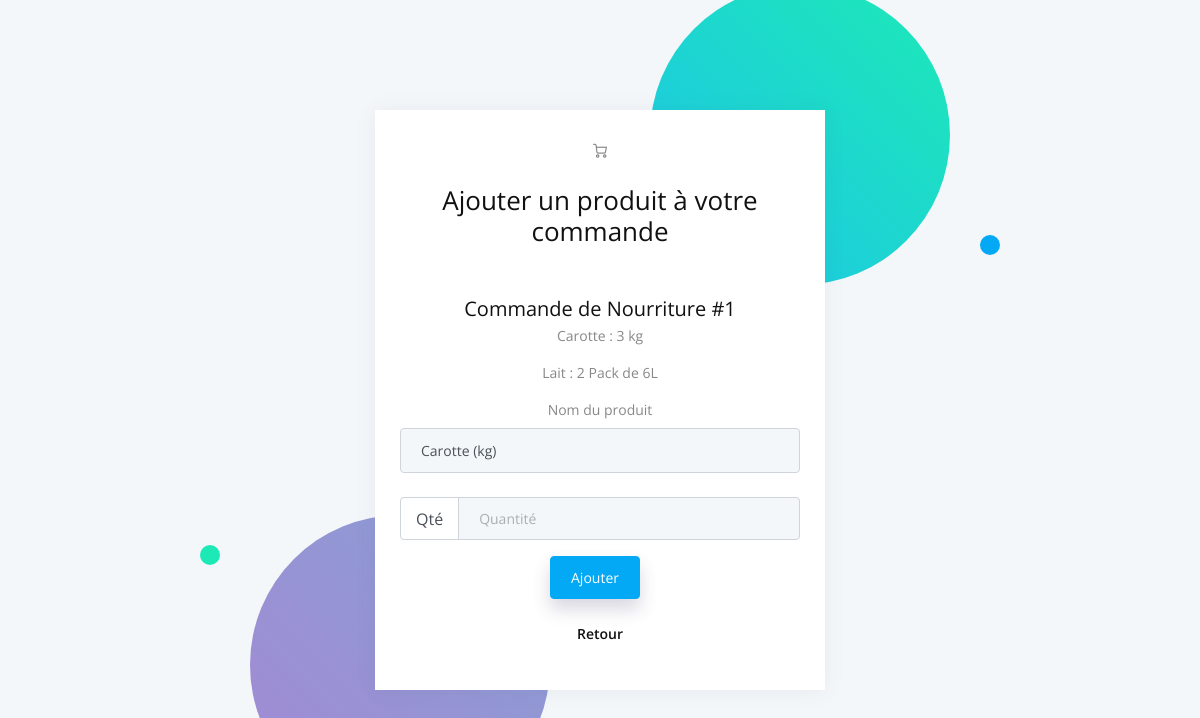
/1/1, run on an earlier commit of the app's database.
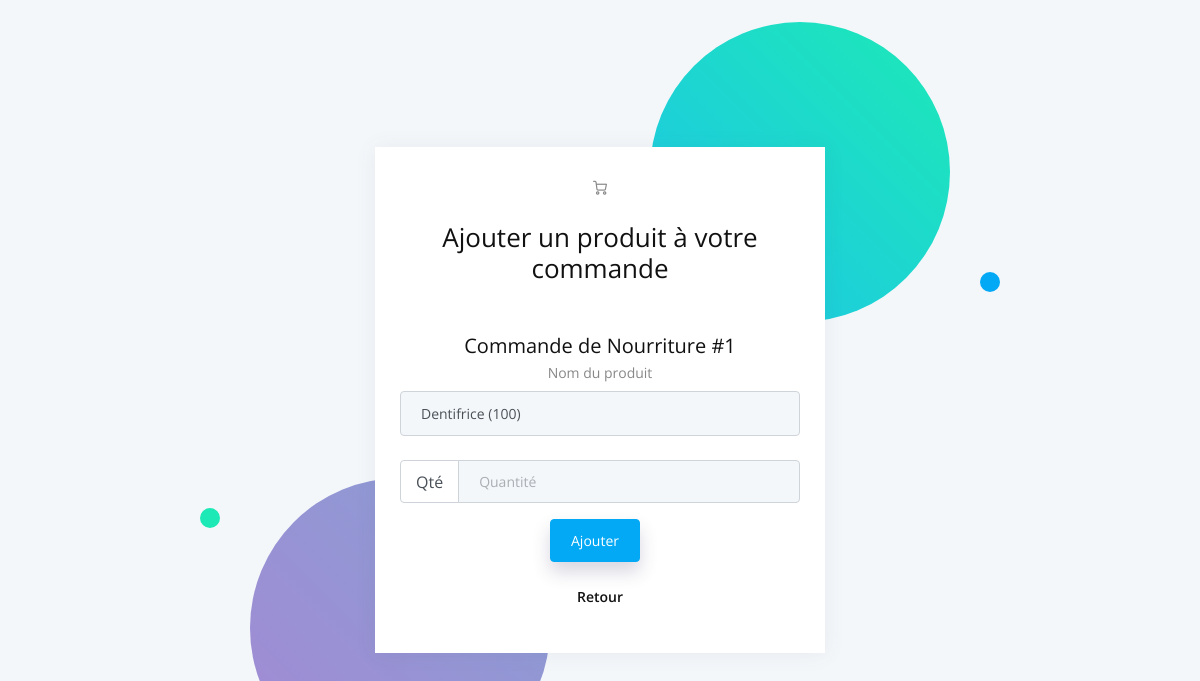
And on a later commit of the database.
### forms/models.py (models this page shows, shortened)
class Item(models.Model):
    product = models.ForeignKey(Product, related_name='product',on_delete=models.CASCADE)
    quantity = models.PositiveIntegerField(null=False, default=2)

class Product(models.Model):
    name = models.CharField(max_length=200)
    unit = models.CharField(max_length=200)
    type = models.CharField(max_length=200,default="Nourriture", choices=type_choices)

### forms/views.py (the view, shortened to what this page needs)
# urls.py: path("<int:id>/<int:idc>", views.index, name="index"),
def index(response, id, idc):
    d = Demande.objects.get(id=idc)
    c = Compte.objects.get(id=id)
    allproducts = Product.objects.all()
    return render(response, "forms/list.html", locals())

### forms/templates/forms/list.html (shortened to what this page needs)
{% extends "./base-fullscreen.html" %}
{% block content %}
{% load crispy_forms_tags %}
<div class="auth-wrapper">
    <div class="auth-content">
        <div class="auth-bg">
            <span class="r s"></span>
            <span class="r s"></span>
        </div>
        <div class="card">
            <div class="card-body text-center">
                <div class="mb-4">
                    <i class="feather icon-shopping-cart"></i>
                </div>
                <h3 class="mb-2">Ajouter un produit à votre commande</h3>
                <br />
                <br />
                <div>
					<h4 class="mb-1">Commande de {{d.type}} #{{d.id}}</h4>
					<form method="post" action="#">
						{% for item in d.items.all %}
						<p>{{item.product.name}} : {{item.quantity}} {{item.product.unit}}</p>
						{% endfor %}
						<label>Nom du produit</label>
						<select name="name" class="custom-select custom-select-lg mb-4">
							{% for produit in allproducts %}
							<option value="{{produit.name}}">{{produit.name}} ({{produit.unit}})</option>
							{% endfor %}
						  </select>
						  <div class="input-group mb-3">
							<div class="input-group-prepend">
							  <span class="input-group-text" id="basic-addon1">Qté</span>
							</div>
							<input type="text"name="quantity" class="form-control" placeholder="Quantité" aria-label="Username" aria-describedby="basic-addon1">
						  </div>
						<button type="submit" class="btn btn-primary shadow-2 mb-4" , name="newProduct" , value="newProduct">
							Ajouter
						</button>
						<div ><p><a href="/{{id}}/demandes"> Retour </p></div>
					</form>
{% endblock %}

What changed in the data, as far as the page shows it:
removed Item: product.name "Carotte", quantity "3", product.unit "kg"
removed Item: product.name "Lait", quantity "2", product.unit "Pack de 6L"
Also different on the page:
form field name: "Carotte (kg)" → "Dentifrice (100)"
